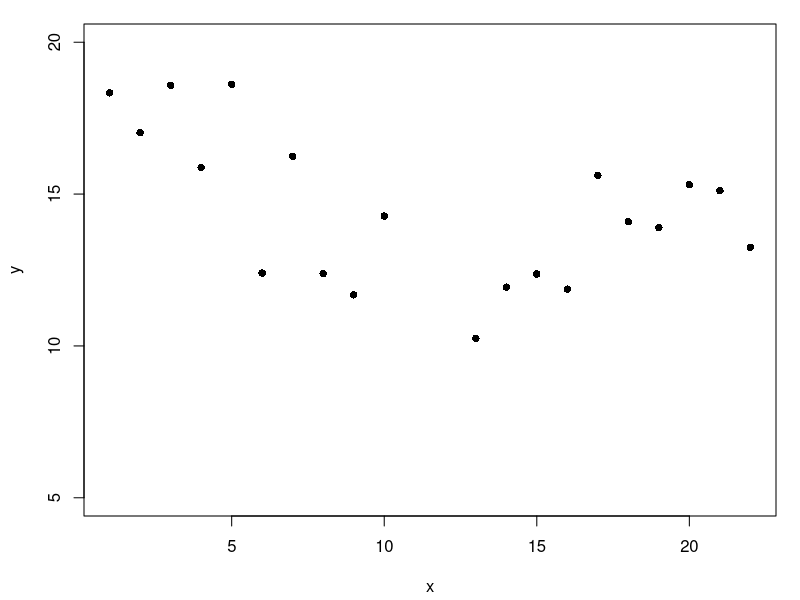
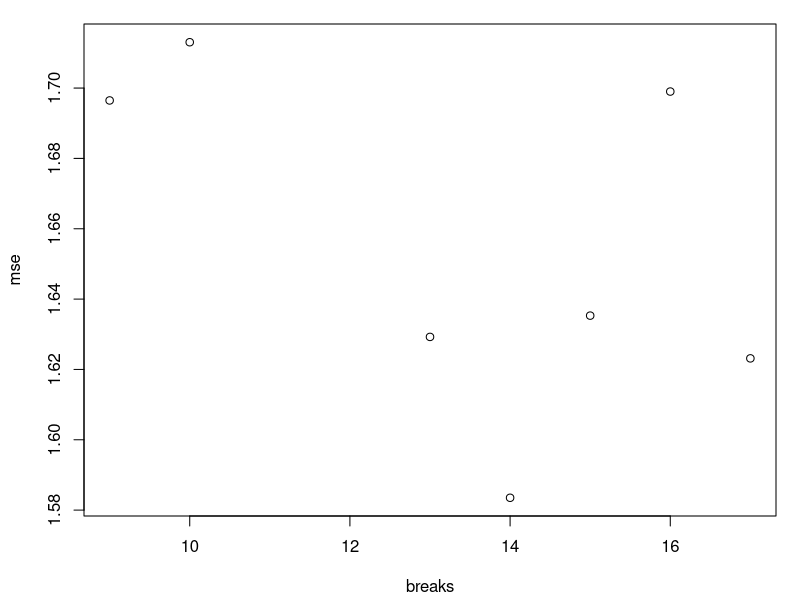
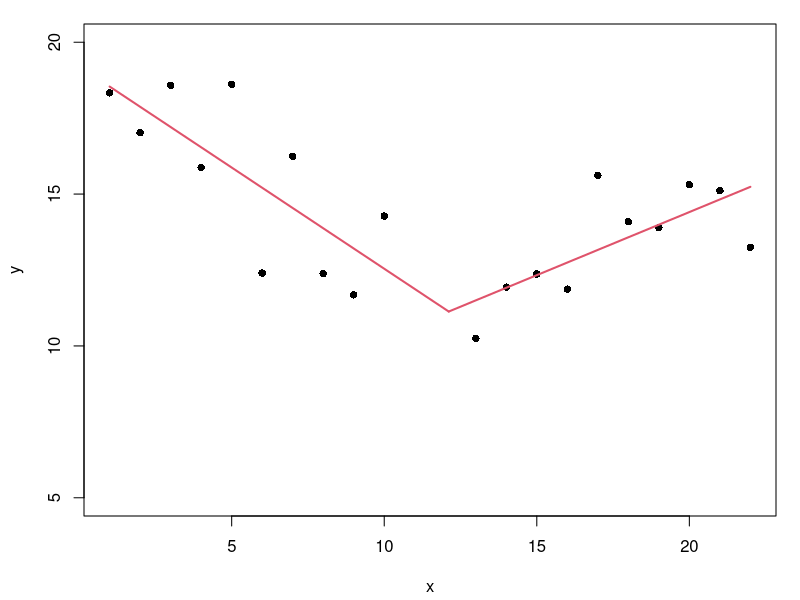

Generate these figures, in order, with R:
## ---- chunk 1
knitr::opts_chunk$set(echo = TRUE)
## ---- chunk 2
library(TeachingDemos)
char2seed("rotten eggs")
x <- c(1:10, 13:22)
y <- numeric(20)
## Create first segment
y[1:10] <- 20:11 + rnorm(10, 0, 1.5)
## Create second segment
y[11:20] <- seq(11, 15, len=10) + rnorm(10, 0, 1.5)
## Plot it
par(mar=c(4,4,1,1)+0.2)
plot(x,y, ylim=c(5, 20), pch=16)
## ---- chunk 3
#create a variable to hold integer values of breakpoints
breaks <- x[which(x >= 9 & x <= 17)]

#iteratively search for model with lowest mean squared error
mse <- numeric(length(breaks))
for(i in 1:length(breaks)){
  . <- breaks[i]
  piecewise1 <- lm(y ~ x*(x < .) + x*(x>=.))
  mse[i] <- summary(piecewise1)$sigma
}
str(mse)
library(ggplot2)
plot(x=breaks,y=mse)
## ---- chunk 4
. <- breaks[which(mse==min(mse))]
piecewise2 <- lm(y ~ x*(x < .) + x*(x > .))
summary(piecewise2)
## ---- chunk 5
library(segmented)
df <- data.frame(x=x,y=y)
#fit.glm<- glm(y~x,weight=x,family=binomial,data=df)
fit.lm <- lm(y~x)
fit.seg <- segmented(fit.lm, seg.Z = ~x, psi=14)
summary(fit.seg)
#plot the segmented model
plot(x,y, pch=16, ylim=c(5,20))
plot(fit.seg, add=T)
#fit.seg <- segmented(fit.glm, seg.Z=~age,psi=25)

#extract parameters
xb = summary.segmented(fit.seg)$psi [1,2]
a0 = fit.seg$coefficients[1]
b0 = fit.seg$coefficients[2] # slope for x < xb (break-point)
b1 = fit.seg$coefficients[3] - b0 # slope for x >= xb (break-point)
#rsq = fit.seg
# y = a0 + b0*x for x < bp
# y = a1 + b1*x for x >= bp
